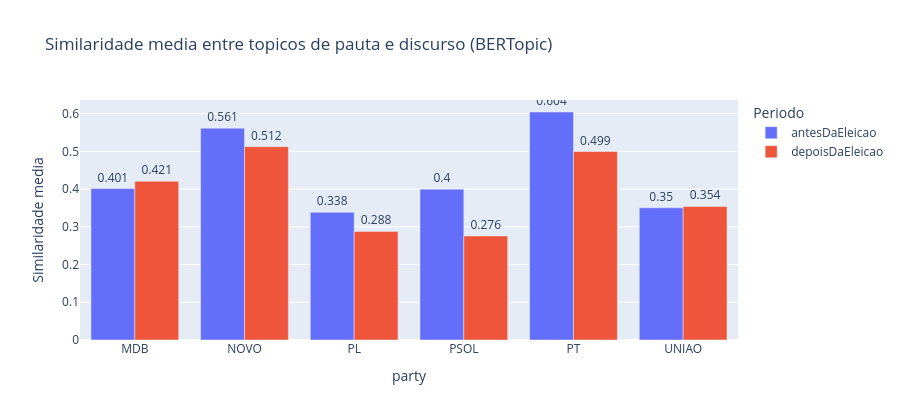

This figure's notebook cell:
### Code cell
fig = px.bar(
    summary,
    x="party",
    y="mean_similarity",
    color="period",
    barmode="group",
    title="Similaridade media entre topicos de pauta e discurso (BERTopic)",
    labels={"mean_similarity": "Similaridade media", "period": "Periodo"},
    text=summary["mean_similarity"].round(3).astype(str),
)
fig.update_layout(height=420, legend_title_text="Periodo")
fig.update_traces(textposition="outside")
fig.show()

### Figure 1 — Plotly figure (JSON) as saved in the notebook; plotly's stock layout.template omitted (floating-point values rounded to 4 significant figures)
{"data": [{"alignmentgroup": "True", "hovertemplate": "Periodo=antesDaEleicao<br>party=%{x}<br>Similaridade media=%{y}<br>text=%{text}<extra></extra>", "legendgroup": "antesDaEleicao", "marker": {"color": "#636efa", "pattern": {"shape": ""}}, "name": "antesDaEleicao", "offsetgroup": "antesDaEleicao", "orientation": "v", "showlegend": true, "text": ["0.401", "0.561", "0.338", "0.4", "0.604", "0.35"], "textposition": "outside", "type": "bar", "x": ["MDB", "NOVO", "PL", "PSOL", "PT", "UNIAO"], "xaxis": "x", "y": [0.4013, 0.5614, 0.3383, 0.3998, 0.6043, 0.3504], "yaxis": "y"}, {"alignmentgroup": "True", "hovertemplate": "Periodo=depoisDaEleicao<br>party=%{x}<br>Similaridade media=%{y}<br>text=%{text}<extra></extra>", "legendgroup": "depoisDaEleicao", "marker": {"color": "#EF553B", "pattern": {"shape": ""}}, "name": "depoisDaEleicao", "offsetgroup": "depoisDaEleicao", "orientation": "v", "showlegend": true, "text": ["0.421", "0.512", "0.288", "0.276", "0.499", "0.354"], "textposition": "outside", "type": "bar", "x": ["MDB", "NOVO", "PL", "PSOL", "PT", "UNIAO"], "xaxis": "x", "y": [0.4208, 0.5123, 0.2877, 0.2758, 0.4995, 0.3541], "yaxis": "y"}], "layout": {"barmode": "group", "height": 420, "legend": {"title": {"text": "Periodo"}, "tracegroupgap": 0}, "title": {"text": "Similaridade media entre topicos de pauta e discurso (BERTopic)"}, "xaxis": {"anchor": "y", "domain": [0, 1], "title": {"text": "party"}}, "yaxis": {"anchor": "x", "domain": [0, 1], "title": {"text": "Similaridade media"}}}}
